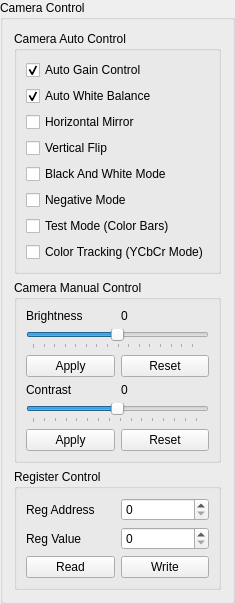
         <widget class="QGroupBox" name="cameraControlGroupBox">
          <property name="title">
           <string>Camera Control</string>
          </property>
          <layout class="QVBoxLayout" name="cameraLayout">
           <item>
            <widget class="QGroupBox" name="CACGroupBox">
             <property name="title">
              <string>Camera Auto Control</string>
             </property>
             <layout class="QVBoxLayout" name="cameraAutoLayout">
              <item>
               <widget class="QCheckBox" name="agcCheckBox">
                <property name="text">
                 <string>Auto Gain Control</string>
                </property>
                <property name="checked">
                 <bool>true</bool>
                </property>
               </widget>
              </item>
              <item>
               <widget class="QCheckBox" name="awbCheckBox">
                <property name="text">
                 <string>Auto White Balance</string>
                </property>
                <property name="checked">
                 <bool>true</bool>
                </property>
               </widget>
              </item>
              <item>
               <widget class="QCheckBox" name="hmCheckBox">
                <property name="text">
                 <string>Horizontal Mirror</string>
                </property>
               </widget>
              </item>
              <item>
               <widget class="QCheckBox" name="vfCheckBox">
                <property name="text">
                 <string>Vertical Flip</string>
                </property>
               </widget>
              </item>
              <item>
               <widget class="QCheckBox" name="bwCheckBox">
                <property name="text">
                 <string>Black And White Mode</string>
                </property>
               </widget>
              </item>
              <item>
               <widget class="QCheckBox" name="ngCheckBox">
                <property name="text">
                 <string>Negative Mode</string>
                </property>
               </widget>
              </item>
              <item>
               <widget class="QCheckBox" name="tmCheckBox">
                <property name="text">
                 <string>Test Mode (Color Bars)</string>
                </property>
               </widget>
              </item>
              <item>
               <widget class="QCheckBox" name="ctCheckBox">
                <property name="text">
                 <string>Color Tracking (YCbCr Mode)</string>
                </property>
               </widget>
              </item>
             </layout>
            </widget>
           </item>
           <item>
            <widget class="QGroupBox" name="CMCGroupBox">
             <property name="title">
              <string>Camera Manual Control</string>
             </property>
             <layout class="QGridLayout" name="cameraManualLayout">
              <item row="0" column="1">
               <widget class="QLabel" name="brightnessValue">
                <property name="text">
                 <string>0</string>
                </property>
               </widget>
              </item>
              <item row="1" column="0" colspan="2">
               <widget class="QSlider" name="brightnessSlider">
                <property name="minimum">
                 <number>-127</number>
                </property>
                <property name="maximum">
                 <number>127</number>
                </property>
                <property name="pageStep">
                 <number>16</number>
                </property>
                <property name="orientation">
                 <enum>Qt::Horizontal</enum>
                </property>
                <property name="tickPosition">
                 <enum>QSlider::TicksBelow</enum>
                </property>
                <property name="tickInterval">
                 <number>16</number>
                </property>
               </widget>
              </item>
              <item row="3" column="0">
               <widget class="QPushButton" name="brightnessApplyPushButton">
                <property name="text">
                 <string>Apply</string>
                </property>
               </widget>
              </item>
              <item row="3" column="1">
               <widget class="QPushButton" name="brightnessResetPushButton">
                <property name="text">
                 <string>Reset</string>
                </property>
               </widget>
              </item>
              <item row="4" column="0">
               <widget class="QLabel" name="contrastLabel">
                <property name="text">
                 <string>Contrast</string>
                </property>
               </widget>
              </item>
              <item row="4" column="1">
               <widget class="QLabel" name="contrastValue">
                <property name="text">
                 <string>0</string>
                </property>
               </widget>
              </item>
              <item row="5" column="0" colspan="2">
               <widget class="QSlider" name="contrastSlider">
                <property name="minimum">
                 <number>-31</number>
                </property>
                <property name="maximum">
                 <number>31</number>
                </property>
                <property name="pageStep">
                 <number>4</number>
                </property>
                <property name="orientation">
                 <enum>Qt::Horizontal</enum>
                </property>
                <property name="tickPosition">
                 <enum>QSlider::TicksBelow</enum>
                </property>
                <property name="tickInterval">
                 <number>4</number>
                </property>
               </widget>
              </item>
              <item row="6" column="0">
               <widget class="QPushButton" name="contrastApplyPushButton">
                <property name="text">
                 <string>Apply</string>
                </property>
               </widget>
              </item>
              <item row="6" column="1">
               <widget class="QPushButton" name="contrastResetPushButton">
                <property name="text">
                 <string>Reset</string>
                </property>
               </widget>
              </item>
              <item row="0" column="0">
               <widget class="QLabel" name="brightnessLabel">
                <property name="text">
                 <string>Brightness</string>
                </property>
               </widget>
              </item>
             </layout>
            </widget>
           </item>
           <item>
            <widget class="QGroupBox" name="RCGroupBox">
             <property name="title">
              <string>Register Control</string>
             </property>
             <layout class="QGridLayout" name="registerLayout">
              <item row="0" column="0">
               <widget class="QLabel" name="regAddressLabel">
                <property name="text">
                 <string>Reg Address</string>
                </property>
               </widget>
              </item>
              <item row="0" column="1">
               <widget class="QSpinBox" name="regAddressSpinBox">
                <property name="accelerated">
                 <bool>true</bool>
                </property>
                <property name="minimum">
                 <number>0</number>
                </property>
                <property name="maximum">
                 <number>255</number>
                </property>
               </widget>
              </item>
              <item row="1" column="0">
               <widget class="QLabel" name="regValueLabel">
                <property name="text">
                 <string>Reg Value</string>
                </property>
               </widget>
              </item>
              <item row="1" column="1">
               <widget class="QSpinBox" name="regValueSpinBox">
                <property name="accelerated">
                 <bool>true</bool>
                </property>
                <property name="minimum">
                 <number>0</number>
                </property>
                <property name="maximum">
                 <number>255</number>
                </property>
               </widget>
              </item>
              <item row="2" column="0">
               <widget class="QPushButton" name="regReadPushButton">
                <property name="text">
                 <string>Read</string>
                </property>
               </widget>
              </item>
              <item row="2" column="1">
               <widget class="QPushButton" name="regWritePushButton">
                <property name="text">
                 <string>Write</string>
                </property>
               </widget>
              </item>
             </layout>
            </widget>
           </item>
          </layout>
         </widget>
